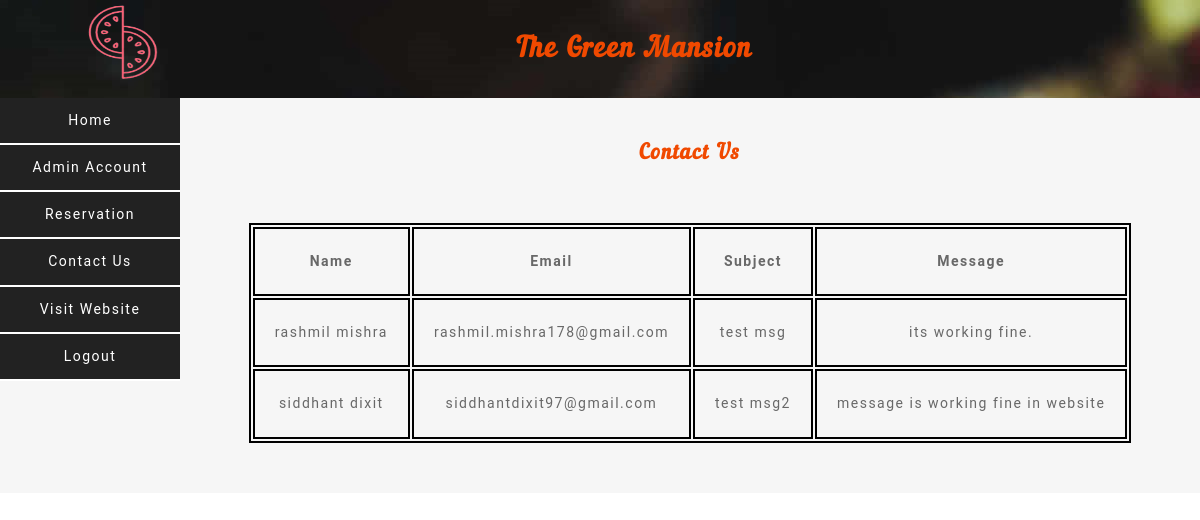
Page /admin/contact.php on the committed database.
### tables this page shows
CREATE TABLE `contact` (
  `name` varchar(50) DEFAULT NULL,
  `email` varchar(50) DEFAULT NULL,
  `subject` varchar(50) DEFAULT NULL,
  `message` varchar(250) DEFAULT NULL
);

### admin/contact.php (the view, shortened to what this page needs)
<!DOCTYPE html>
<html>
<head>
	<link rel="stylesheet" type="text/css" href="css/style.css">
</head>
<body>
	<?php
			include('header.php')
		?>
	<div class="container">
		<?php
			include('sidebar.php')
		?>
		<div class="content">
			<div class="content1">
				<h2>Contact Us</h2>
				<table>
					<tr>
						<th>Name</th>
						<th>Email</th>
						<th>Subject</th>
						<th>Message</th>
					</tr>
					<?php
						include("../conn.php");
						$sql="select * from contact";
						$result = mysqli_query($conn,$sql);
						while ($row = mysqli_fetch_array($result)) {
					?>
					<tr>
						<td><?php printf($row[0]); ?></td>
						<td><?php echo($row[1]); ?></td>
						<td><?php echo ($row[2]); ?></td>
						<td><?php echo($row[3]); ?></td>
					</tr>
					<?php
						  }
					?>
				</table>
			</div>
		</div>
	</div>
</body>
</html>

### admin/css/style.css (style rules this page uses)
body { margin: 0px; color: #686868; font-size: 14px; font-family: 'Roboto', sans-serif; line-height: 1.8; letter-spacing: 1.5px; }
h1,h2,h3,h4,h5,h6 { color: #F04900; font-family: 'nautilus_pompiliusregular'; }
.container { background-color: #f6f6f6; }
.content { width: 85%; margin-top:20px; float: left; text-align: center; }
table,tr,th,td { margin: 50px auto; border: 2px solid black; }
td,th { padding: 20px; }

### rows in the picture
contact: value "rashmil mishra", email "rashmil.mishra178@gmail.com", subject "test msg", message "its working fine."
contact: value "siddhant dixit", email "siddhantdixit97@gmail.com", subject "test msg2", message "message is working fine in website"
